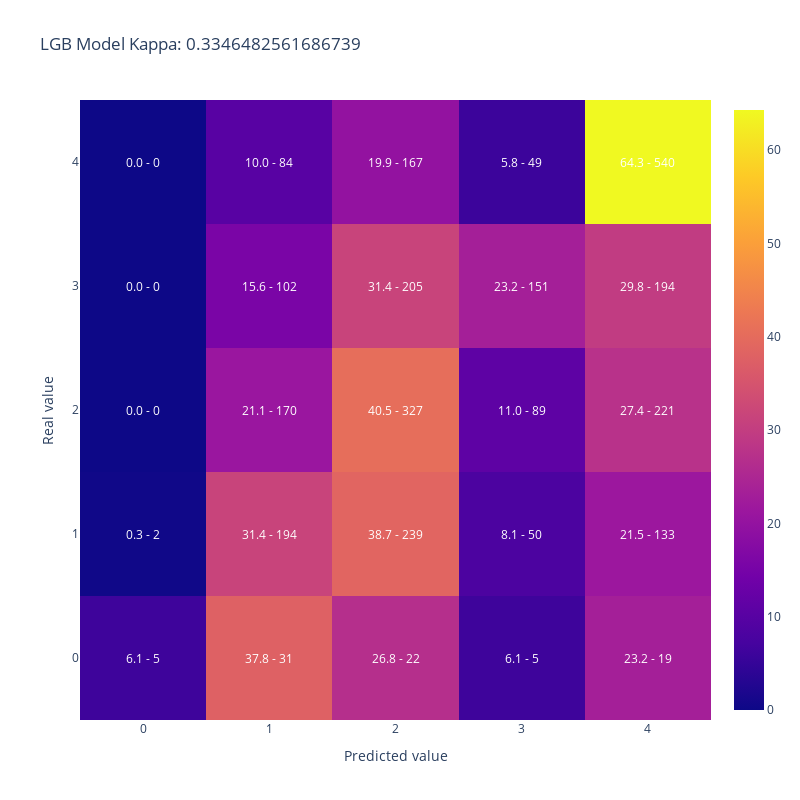

The cell this chart's notebook holds for it:
### Code cell
plot_confusion_matrix(merged_datasets['AdoptionSpeed'],
                      merged_datasets['lgb_pred'], 
                    title = 'LGB Model Kappa: ' + str(cohen_kappa_score(merged_datasets['AdoptionSpeed'],
                                                                    merged_datasets['lgb_pred'], 
                                                                    weights='quadratic')))

### Figure 1 — Plotly figure (JSON) as saved in the notebook; plotly's stock layout.template omitted (floating-point values rounded to 4 significant figures)
{"data": [{"type": "heatmap", "x": [0, 1, 2, 3, 4], "y": [0, 1, 2, 3, 4], "z": [[6.098, 37.8, 26.83, 6.098, 23.17], [0.3236, 31.39, 38.67, 8.091, 21.52], [0, 21.07, 40.52, 11.03, 27.39], [0, 15.64, 31.44, 23.16, 29.75], [0, 10, 19.88, 5.833, 64.29]]}], "layout": {"annotations": [{"font": {"color": "white"}, "showarrow": false, "text": "6.1 - 5", "x": 0, "xref": "x", "y": 0, "yref": "y"}, {"font": {"color": "white"}, "showarrow": false, "text": "37.8 - 31", "x": 1, "xref": "x", "y": 0, "yref": "y"}, {"font": {"color": "white"}, "showarrow": false, "text": "26.8 - 22", "x": 2, "xref": "x", "y": 0, "yref": "y"}, {"font": {"color": "white"}, "showarrow": false, "text": "6.1 - 5", "x": 3, "xref": "x", "y": 0, "yref": "y"}, {"font": {"color": "white"}, "showarrow": false, "text": "23.2 - 19", "x": 4, "xref": "x", "y": 0, "yref": "y"}, {"font": {"color": "white"}, "showarrow": false, "text": "0.3 - 2", "x": 0, "xref": "x", "y": 1, "yref": "y"}, {"font": {"color": "white"}, "showarrow": false, "text": "31.4 - 194", "x": 1, "xref": "x", "y": 1, "yref": "y"}, {"font": {"color": "white"}, "showarrow": false, "text": "38.7 - 239", "x": 2, "xref": "x", "y": 1, "yref": "y"}, {"font": {"color": "white"}, "showarrow": false, "text": "8.1 - 50", "x": 3, "xref": "x", "y": 1, "yref": "y"}, {"font": {"color": "white"}, "showarrow": false, "text": "21.5 - 133", "x": 4, "xref": "x", "y": 1, "yref": "y"}, {"font": {"color": "white"}, "showarrow": false, "text": "0.0 - 0", "x": 0, "xref": "x", "y": 2, "yref": "y"}, {"font": {"color": "white"}, "showarrow": false, "text": "21.1 - 170", "x": 1, "xref": "x", "y": 2, "yref": "y"}, {"font": {"color": "white"}, "showarrow": false, "text": "40.5 - 327", "x": 2, "xref": "x", "y": 2, "yref": "y"}, {"font": {"color": "white"}, "showarrow": false, "text": "11.0 - 89", "x": 3, "xref": "x", "y": 2, "yref": "y"}, {"font": {"color": "white"}, "showarrow": false, "text": "27.4 - 221", "x": 4, "xref": "x", "y": 2, "yref": "y"}, {"font": {"color": "white"}, "showarrow": false, "text": "0.0 - 0", "x": 0, "xref": "x", "y": 3, "yref": "y"}, {"font": {"color": "white"}, "showarrow": false, "text": "15.6 - 102", "x": 1, "xref": "x", "y": 3, "yref": "y"}, {"font": {"color": "white"}, "showarrow": false, "text": "31.4 - 205", "x": 2, "xref": "x", "y": 3, "yref": "y"}, {"font": {"color": "white"}, "showarrow": false, "text": "23.2 - 151", "x": 3, "xref": "x", "y": 3, "yref": "y"}, {"font": {"color": "white"}, "showarrow": false, "text": "29.8 - 194", "x": 4, "xref": "x", "y": 3, "yref": "y"}, {"font": {"color": "white"}, "showarrow": false, "text": "0.0 - 0", "x": 0, "xref": "x", "y": 4, "yref": "y"}, {"font": {"color": "white"}, "showarrow": false, "text": "10.0 - 84", "x": 1, "xref": "x", "y": 4, "yref": "y"}, {"font": {"color": "white"}, "showarrow": false, "text": "19.9 - 167", "x": 2, "xref": "x", "y": 4, "yref": "y"}, {"font": {"color": "white"}, "showarrow": false, "text": "5.8 - 49", "x": 3, "xref": "x", "y": 4, "yref": "y"}, {"font": {"color": "white"}, "showarrow": false, "text": "64.3 - 540", "x": 4, "xref": "x", "y": 4, "yref": "y"}], "height": 800, "title": {"text": "LGB Model Kappa: 0.3346482561686739"}, "width": 800, "xaxis": {"title": {"text": "Predicted value"}}, "yaxis": {"title": {"text": "Real value"}}}}
